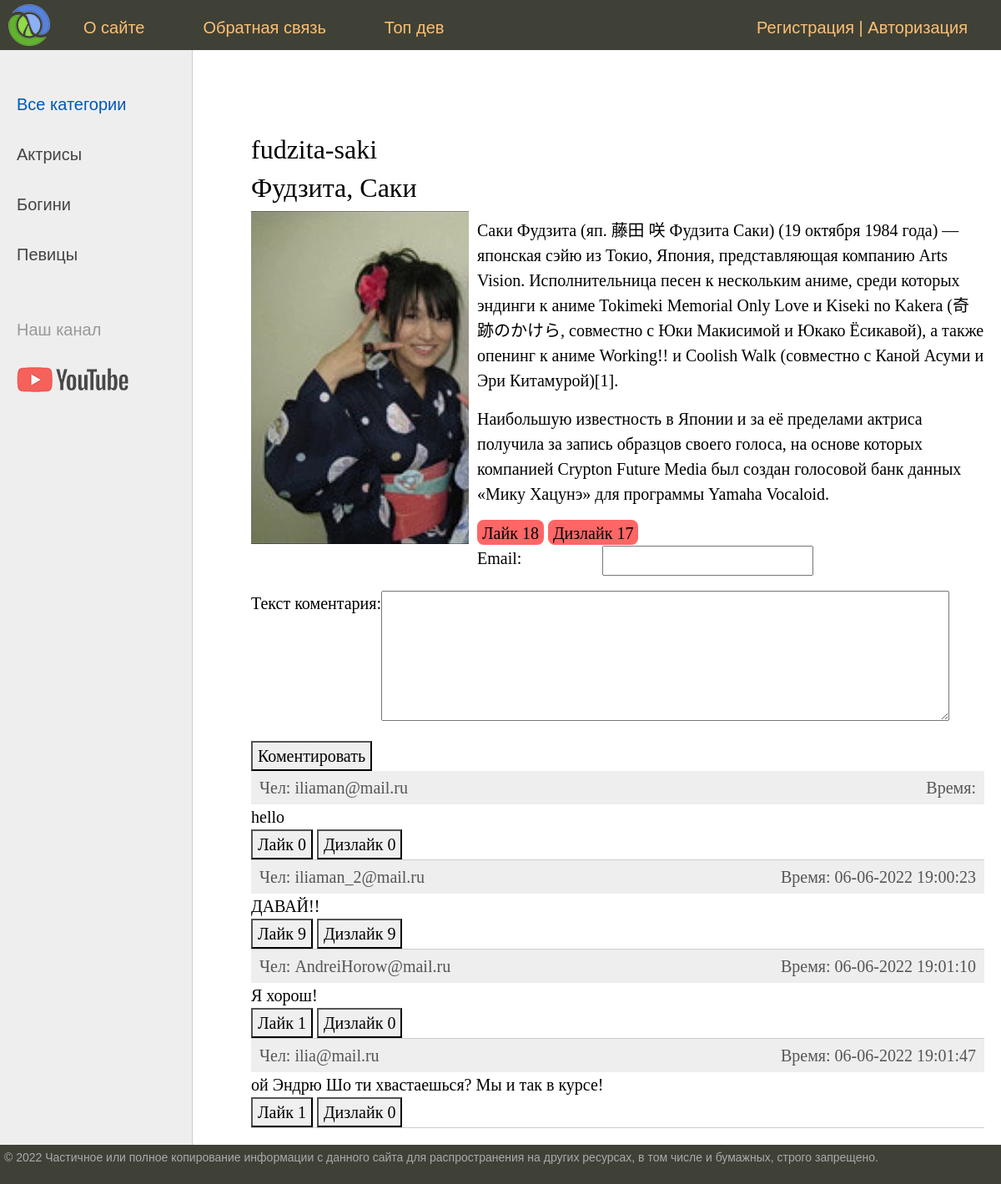
The page /post/fudzita-saki on the database its author committed.
### women/models.py (models this page shows, shortened)
class Category(models.Model):
    name = models.CharField(max_length=100, db_index=True, verbose_name='Название категории')
    slug = models.SlugField(max_length=255, unique=True, db_index=True, verbose_name='URL')
    def get_absolute_url(self):
        return reverse('category', kwargs={'cat_slug': self.slug})
    class Meta:
        verbose_name = 'Категория'
        verbose_name_plural = 'Категории'
        ordering = ['name']

class Women(models.Model):
    title = models.CharField(max_length=255, verbose_name='Заголовок')
    slug = models.SlugField(max_length=255, unique=True, db_index=True, verbose_name='URL')
    content = models.TextField(blank=True, verbose_name='Текст статьи')
    photo = models.ImageField(upload_to="photos/%Y/%m/%d/", verbose_name='Фото')
    time_create = models.DateTimeField(auto_now_add=True, verbose_name='Время создания')
    time_update = models.DateTimeField(auto_now=True, verbose_name='Время изменения')
    like = models.IntegerField(default=0, verbose_name='Лайки')
    dislike = models.IntegerField(default=0, verbose_name='Дизлайки')
    is_published = models.BooleanField(default=True, verbose_name='Публикация')
    cat = models.ForeignKey('Category', on_delete=models.PROTECT, verbose_name='Категория')
    def __str__(self):
        return self.title
    class Meta:
        verbose_name = 'Известные женщины'
        verbose_name_plural = 'Известные женщины'
        ordering = ['time_create', 'title']

class Comment(models.Model):
    email = models.CharField(max_length=50, verbose_name='Email')
    content = models.TextField(blank=True, verbose_name='Текст коментария')
    time_create = models.DateTimeField(auto_now_add=True, verbose_name='Время публикации')
    like = models.IntegerField(default=0, verbose_name='Лайки')
    dislike = models.IntegerField(default=0, verbose_name='Дизлайки')
    post = models.ForeignKey('Women', on_delete=models.PROTECT, verbose_name='Пост')

### women/views.py (the view)
# urls.py: path('post/<slug:post_slug>', ShowPost.as_view(), name='post'),
class ShowPost(DataMixin, DetailView):
    model = Women
    template_name = 'women/post.html'
    slug_url_kwarg = 'post_slug'
    context_object_name = 'post'
    def get_context_data(self, *, object_list=None, **kwargs):
        context = super().get_context_data(**kwargs)
        context['form_comment'] = AddCommentForm
        post = context['post']
        c_def = self.get_user_context(title=context['post'], comments=Comment.objects.filter(post=post.pk))
        return dict(**context, **c_def)

### women/templatetags/women_tags.py (called while the page is built)
@register.inclusion_tag('usertags/list_categories.html')
def show_categories(sort=None, cat_selected=None):
    if not sort:
        cats = Category.objects.all()
    else:
        cats = Category.objects.order_by(sort)
    return {"cats": cats, "cat_selected": cat_selected}

### women/utils.py (called while the page is built)
    def get_user_context(self, **kwargs):
        context = kwargs
        user_menu = menu.copy()
        if not self.request.user.is_authenticated:
            user_menu.pop(1)
            context['login_form'] = LoginUserForm
        context['menu'] = user_menu
        if 'cat_selected' not in context:
            context['cat_selected'] = 0
        return context

### women/templates/women/post.html (shortened to what this page needs)
{% extends 'women/base.html' %}
{% load static %}
{% block content %}
    <h1>{{ post.slug }}</h1>
    <h1>{{ post.title }}</h1>
    {% if post.photo %}
        <p><img class="img-article-left" src="{{ post.photo.url }}"></p>
    {% endif %}
    {{ post.content|linebreaks }}
        <button class="like" id="like" name="like" value={{ post.like }} data-likes="10">Лайк {{ post.like }}</button>
        <button class="like" id="dislike" name="dislike" value={{ post.dislike }}>Дизлайк {{ post.dislike }}</button>
    <form action="" method="post">
        {% for f in form_comment %}
            <p><label class="form-label" for="{{ f.id_for_label }}">{{f.label}}: </label>{{ f }}</p>
        {% endfor %}
        <button type="submit" name="comment">Коментировать</button>
    </form>
    <ul class="list-comment">
        {% for coment in comments %}
            <li>
                <div class="comment-panel">
                    <p class="first">Чел: {{ coment.email }}</p>
                    <p class="last">Время: {{ coment.time_create|date:"d-m-Y H:i:s" }}</p>
                </div>
                {{ coment.content }}
                    <button class="comment_like" id="comment_like {{ coment.pk }}" name="comment_like {{ coment.pk }}" value={{ coment.pk }} data-likes={{ coment.like }}>Лайк {{ coment.like }}</button>
                    <button class="comment_dislike" id="comment_dislike {{ coment.pk }}" name="comment_dislike {{ coment.pk }}" value={{ coment.pk }} data-dislikes={{ coment.dislike }}>Дизлайк {{ coment.dislike }}</button>
            </li>
        {% endfor %}
    </ul>
{% endblock %}

### women/templates/usertags/list_categories.html
{% for post in cats %}
    {% if post.slug == cat_selected %}
        <li class="selected">{{post.name}}</li>
    {% else %}
        <li><a href="{{post.get_absolute_url}}">{{post.name}}</a> </li>
    {% endif %}
{% endfor %}

### women/static/women/css/styles.css (style rules this page uses)
html, body { font-family: 'Arial'; margin: 0; padding: 0; height: 100%; width: 100%; color: #444; }
a { color: #0059b2; text-decoration: none; }
img { max-width: 600px; height: auto; }
img.img-article-left { max-width: 300px; height: auto; float: left; padding: 0 10px 10px 0; }
.left-chapters ul li { margin: 30px 0 0 0; color: #999; }
.left-chapters ul li a { color: #444; text-decoration: none; }
.content-text h1 { font-size: 32px; }
.form-label { display: inline-block; min-width: 150px; vertical-align: top; }
.like { border: none; border-radius: 8px; background: #FF6666; height: 30px; cursor: pointer; }
ul.list-comment { list-style: none; margin: 0; padding: 0; }
ul.list-comment li { border-bottom: 1px solid #ccc; }
div.comment-panel { background: #eee; padding: 5px 10px 5px 10px; box-sizing: border-box; overflow: hidden; color: #555; }
div.comment-panel p.first { margin: 0; float: left; }
div.comment-panel p.last { margin: 0; float: right; }

### rows shown on the page
Category: name "Актрисы"
Category: name "Богини"
Category: name "Певицы"
Women: slug "fudzita-saki", title "Фудзита, Саки", photo (picture), content "Саки Фудзита (яп. 藤田 咲 Фудзита Саки) (19 октября 1984 года) — японская сэйю из Токио, Япония, представляющая компанию Arts Vision. Исполнительница песен к нескольким аниме, среди которых эндинги к аниме Tokimeki Memorial Only Love и Kiseki no Kakera (奇跡のかけら, совместно с Юки Макисимой и Юкако Ёсикавой), а также опенинг к аниме Working!! и Coolish Walk (совместно с Каной Асуми и Эри Китамурой)[1]. Наибольшую известность в Японии и за её пределами актриса получила за запись образцов своего голоса, на основе которых компанией Crypton Future Media был создан голосовой банк данных «Мику Хацунэ» для программы Yamaha Vocaloid.", like "18", dislike "17"
Comment: email "iliaman@mail.ru", content "hello", like "0", dislike "0"
Comment: email "iliaman_2@mail.ru", time_create "06-06-2022 19:00:23", content "ДАВАЙ!!", like "9", dislike "9"
Comment: email "AndreiHorow@mail.ru", time_create "06-06-2022 19:01:10", content "Я хорош!", like "1", dislike "0"
Comment: email "ilia@mail.ru", time_create "06-06-2022 19:01:47", content "ой Эндрю Шо ти хвастаешься? Мы и так в курсе!", like "1", dislike "0"

### other values the page prints
{{ m.title }} "О сайте" "Обратная связь" "Топ дев"
{{ f.label }} "Email" "Текст коментария"
